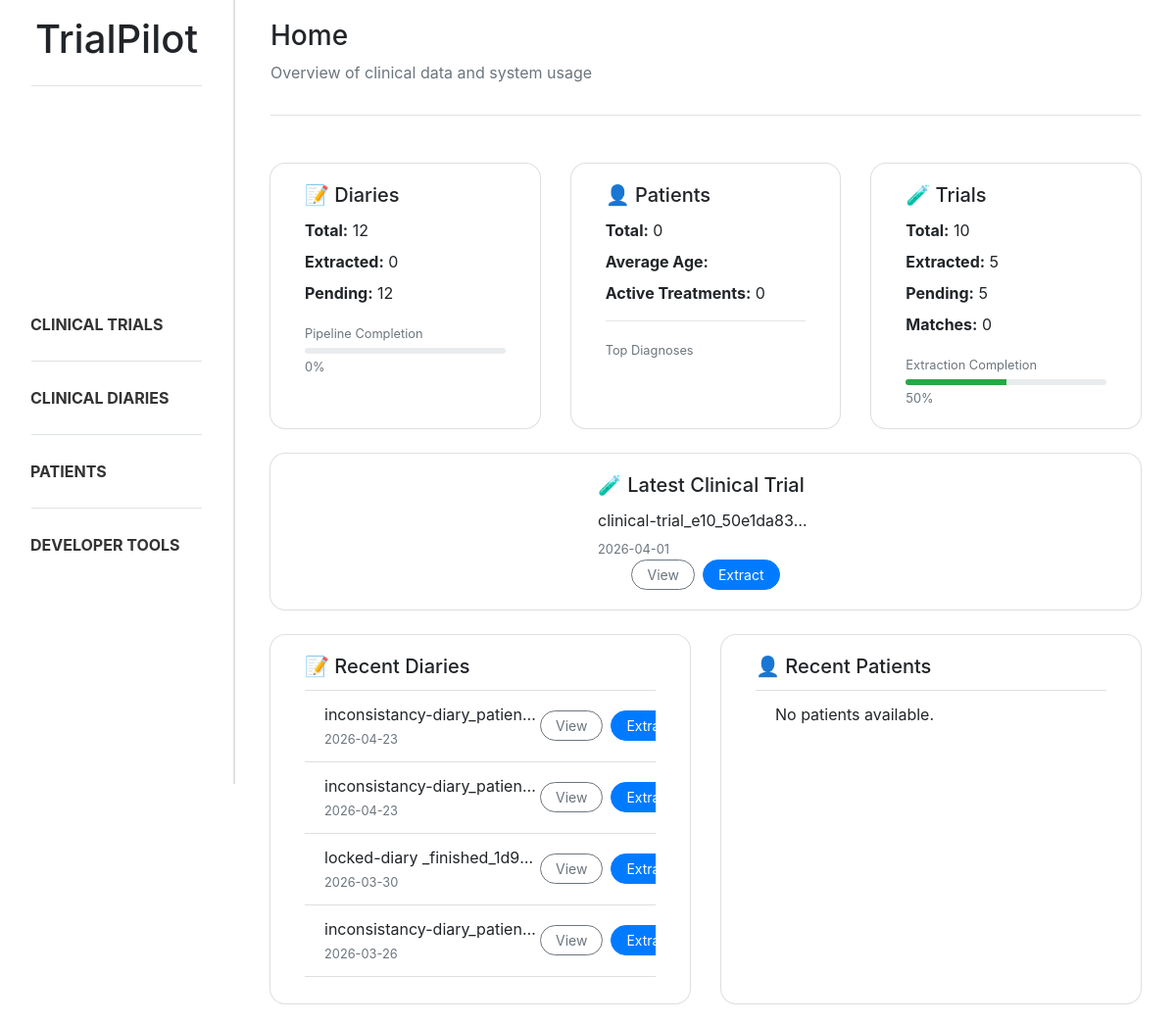
The app's page /, older data.
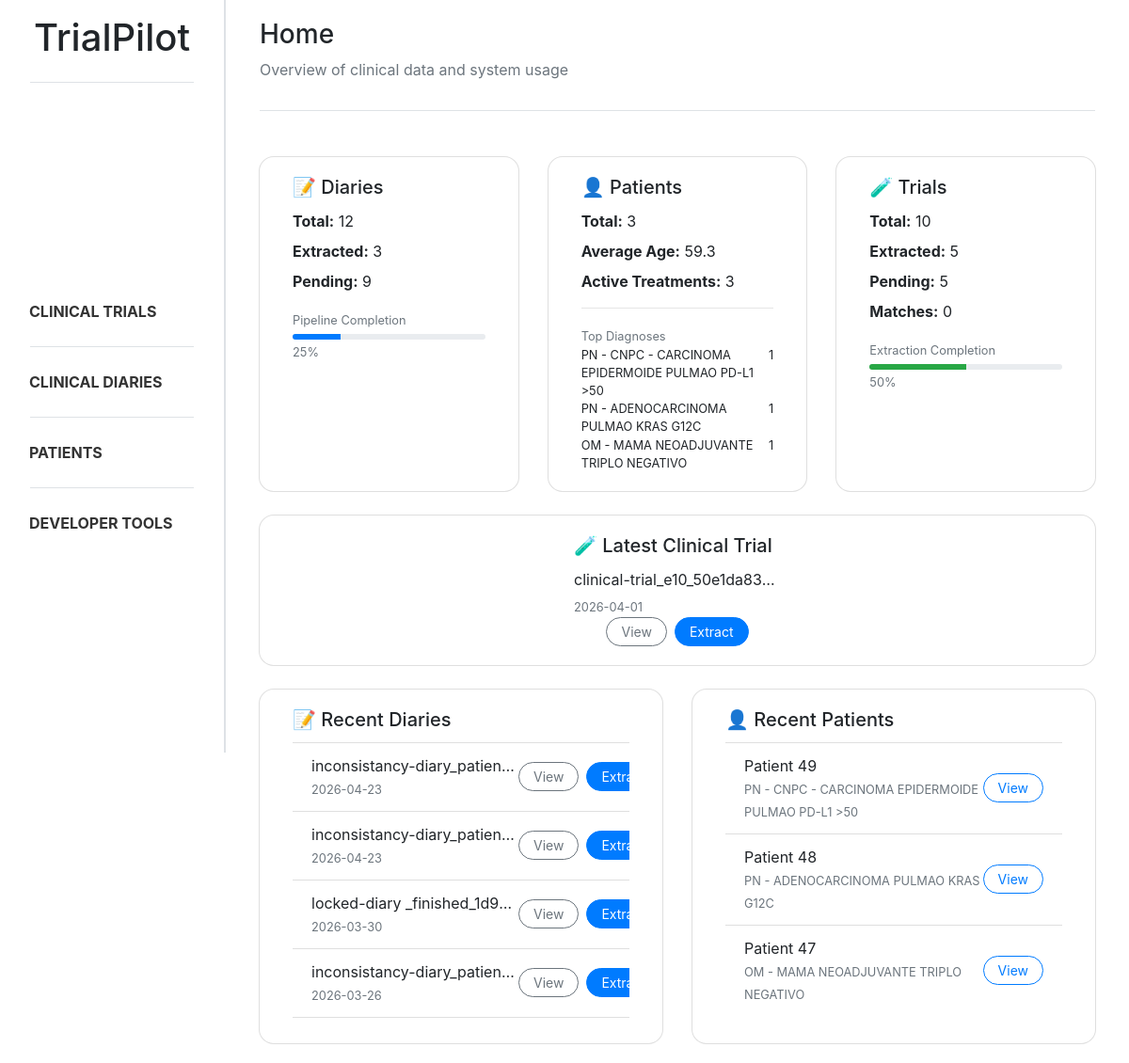
The same page, newer data.
### trialpilot/models.py (models this page shows, shortened)
class Document(models.Model):
    class DocumentType(models.TextChoices):
        CLINICAL_DIARY = "diary", "Clinical Diary"
        CLINICAL_TRIAL = "trial", "Clinical Trial"
    title = models.CharField(max_length=255)
    type = models.CharField(max_length=20, choices=DocumentType.choices)
    extracted = models.BooleanField(default=False)
    created_at = models.DateTimeField(auto_now_add=True)
    updated_at = models.DateTimeField(auto_now=True)

class Patient_profile(models.Model):
    document = models.ForeignKey(Document, on_delete=models.CASCADE, related_name="patient_profiles")
    age = models.IntegerField(null=True, blank=True)
    ecog_ps = models.IntegerField(null=True, blank=True)
    diagnosis = models.CharField(max_length=255, null=True, blank=True)
    diagnosis_date = models.DateField(null=True, blank=True)
    molecular_status = models.CharField(max_length=255, null=True, blank=True)
    stage = models.CharField(max_length=50, null=True, blank=True)
    control = models.CharField(max_length=255, null=True, blank=True)
    created_at = models.DateTimeField(auto_now_add=True)

### trialpilot/views.py (the view)
# urls.py: path('', index, name='index'),
def index(request):
    n_diaries = Document.objects.filter(type=Document.DocumentType.CLINICAL_DIARY).count()
    n_diaries_extracted = Document.objects.filter(type=Document.DocumentType.CLINICAL_DIARY, extracted=True).count()
    n_diaries_pending = n_diaries - n_diaries_extracted
    diary_completion = (n_diaries_extracted / n_diaries * 100) if n_diaries > 0 else 0
    last_five_diaries = Document.objects.filter(type=Document.DocumentType.CLINICAL_DIARY, extracted=False).order_by("-created_at")[:5]
    n_patients = Patient_profile.objects.count()
    avg_age = Patient_profile.objects.aggregate(Avg('age'))['age__avg']
    top_diagnoses = (
        Patient_profile.objects.values('diagnosis')
        .annotate(count=Count('id'))
        .order_by('-count')[:3]
    )
    active_treatments = Treatment.objects.filter(end_date__isnull=True).count()
    last_five_patients = Patient_profile.objects.order_by('-created_at')[:5]
    n_trials = Document.objects.filter(type=Document.DocumentType.CLINICAL_TRIAL).count()
    n_trials_extracted = Document.objects.filter(type=Document.DocumentType.CLINICAL_TRIAL, extracted=True).count()
    n_trials_pending = n_trials - n_trials_extracted
    trial_completion = (n_trials_extracted / n_trials * 100) if n_trials > 0 else 0
    n_matches = Patient_trial_match.objects.count()
    last_trial = Document.objects.filter(type=Document.DocumentType.CLINICAL_TRIAL, extracted=False).order_by("-created_at").first()
    return render(request, 'trialpilot/index.html', {
        'n_diaries': n_diaries,
        'n_diaries_extracted': n_diaries_extracted,
        'n_diaries_pending': n_diaries_pending,
        'diary_completion': diary_completion,
        'last_five_diaries': last_five_diaries,
        'n_patients': n_patients,
        'avg_age': avg_age,
        'top_diagnoses': top_diagnoses,
        'active_treatments': active_treatments,
        'last_five_patients': last_five_patients,
        'n_trials': n_trials,
        'n_trials_extracted': n_trials_extracted,
        'n_trials_pending': n_trials_pending,
        'trial_completion': trial_completion,
        'n_matches': n_matches,
        'last_trial': last_trial
    })

### trialpilot/templates/trialpilot/index.html (shortened to what the changed rows need)
{% extends "trialpilot/base.html" %}
{% block content %}
<div class="container mt-4">
    <div class="row g-4">
        <div class="col-md-4">
            <div class="card shadow-sm rounded-ui hover-card h-100">
                <div class="card-body">
                    <h5 class="card-title">📝 Diaries</h5>
                    <div class="mb-2">
                        <strong>Total:</strong> {{ n_diaries }}
                    </div>
                    <div class="mb-2">
                        <strong>Extracted:</strong> {{ n_diaries_extracted }}
                    </div>
                    <div class="mb-2">
                        <strong>Pending:</strong> {{ n_diaries_pending }}
                    </div>
                    <div class="mt-3">
                        <small class="text-muted">Pipeline Completion</small>
                        <div class="progress mt-1" style="height:6px;">
                            <div class="progress-bar" style="width: {{ diary_completion }}%">
                            </div>
                        </div>
                        <small class="text-muted">{{ diary_completion|floatformat:0 }}%</small>
                    </div>
                </div>
            </div>
        </div>
        <div class="col-md-4">
            <div class="card shadow-sm rounded-ui hover-card h-100">
                <div class="card-body">
                    <h5 class="card-title">👤 Patients</h5>
                    <div class="mb-2">
                        <strong>Total:</strong> {{ n_patients }}
                    </div>
                    <div class="mb-2">
                        <strong>Average Age:</strong> {{ avg_age|floatformat:1 }}
                    </div>
                    <div class="mb-2">
                        <strong>Active Treatments:</strong> {{ active_treatments }}
                    </div>
                    <hr>
                    <small class="text-muted">Top Diagnoses</small>
                    {% for diag in top_diagnoses %}
                    <div class="d-flex justify-content-between small">
                        <span>{{ diag.diagnosis }}</span>
                        <span>{{ diag.count }}</span>
                    </div>
                    {% endfor %}
                </div>
            </div>
        </div>
    </div>
    <div class="row mt-4 align-items-stretch">
        <div class="col-md-6 d-flex">
            <div class="card shadow-sm rounded-ui hover-card w-100">
                <div class="card-body">
                    <ul class="list-group list-group-flush">
                        {% for d in last_five_diaries %}
                        <li class="list-group-item d-flex justify-content-between align-items-center">
                            <div>
                                <div class="truncate-text" title="{{ d.title }}">{{ d.title }}</div>
                                <small class="text-muted">{{ d.created_at|date:"Y-m-d" }}</small>
                            </div>
                            <div class="d-flex">
                                <a href="{% url 'diary_details' d.id %}"
                                    class="btn btn-outline-secondary btn-sm  mr-2 rounded-ui">
                                    View
                                </a>
                                <a href="{% url 'parameter_extraction' d.id %}"
                                    class="btn btn-primary btn-sm rounded-ui">
                                    Extract
                                </a>
                            </div>
                        </li>
                        {% empty %}
                        <li class="list-group-item">No diaries available.</li>
                        {% endfor %}
                    </ul>
                </div>
            </div>
        </div>
        <div class="col-md-6 d-flex">
            <div class="card shadow-sm rounded-ui hover-card w-100">
                <div class="card-body">
                    <ul class="list-group list-group-flush">
                        {% for p in last_five_patients %}
                        <li class="list-group-item d-flex justify-content-between align-items-center
                            patient-card-trigger" data-id="{{ p.id }}" data-age="{{ p.age }}"
                            data-ecog="{{ p.ecog_ps }}" data-diagnosis="{{ p.diagnosis }}"
                            data-date="{{ p.diagnosis_date }}" data-molecular="{{ p.molecular_status }}"
                            data-stage="{{ p.stage }}" data-control="{{ p.control }}" data-treatments='[
                            ]'>
                            <div>
                                <div>Patient {{ p.id }}</div>
                                <small class="text-muted">{{ p.diagnosis }}</small>
                            </div>
                            <div>
                                <button class="btn btn-outline-primary btn-sm view-patient-btn rounded-ui">
                                    View
                                </button>
                            </div>
                        </li>
                        {% empty %}
                        <li class="list-group-item">No patients available.</li>
                        {% endfor %}
                    </ul>
                </div>
            </div>
        </div>
    </div>
</div>
{% endblock %}

Row changes from the older to the newer data that the page shows:
added Patient_profile: id "49", diagnosis "PN - CNPC - CARCINOMA EPIDERMOIDE PULMAO PD-L1 >50"
added Patient_profile: id "48", diagnosis "PN - ADENOCARCINOMA PULMAO KRAS G12C"
added Patient_profile: id "47", diagnosis "OM - MAMA NEOADJUVANTE TRIPLO NEGATIVO"
Text that changed along with them:
{{ n_diaries_extracted }}: "0" → "3"
{{ n_diaries_pending }}: "12" → "9"
{{ diary_completion|floatformat:0 }}: "0" → "25"
{{ n_patients }}: "0" → "3"
{{ avg_age|floatformat:1 }}: (not shown) → "59.3"
{{ active_treatments }}: "0" → "3"
new list line: "PN - CNPC - CARCINOMA EPIDERMOIDE PULMAO PD-L1 >50 1"
new list line: "PN - ADENOCARCINOMA PULMAO KRAS G12C 1"
new list line: "OM - MAMA NEOADJUVANTE TRIPLO NEGATIVO 1"
text no longer shown: "No patients available."
